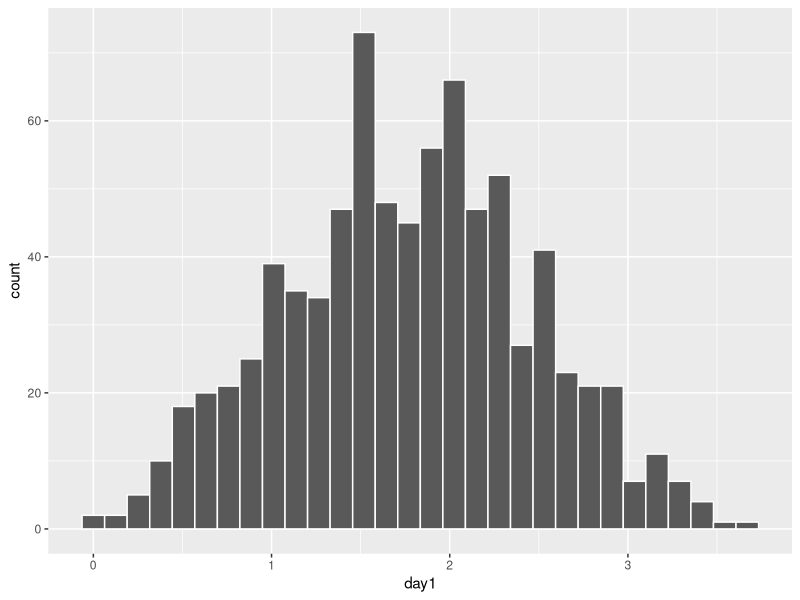
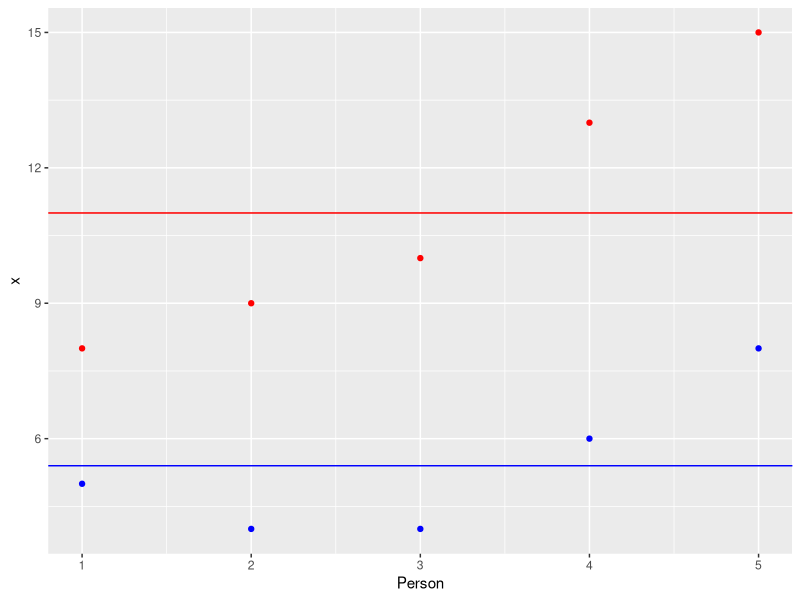
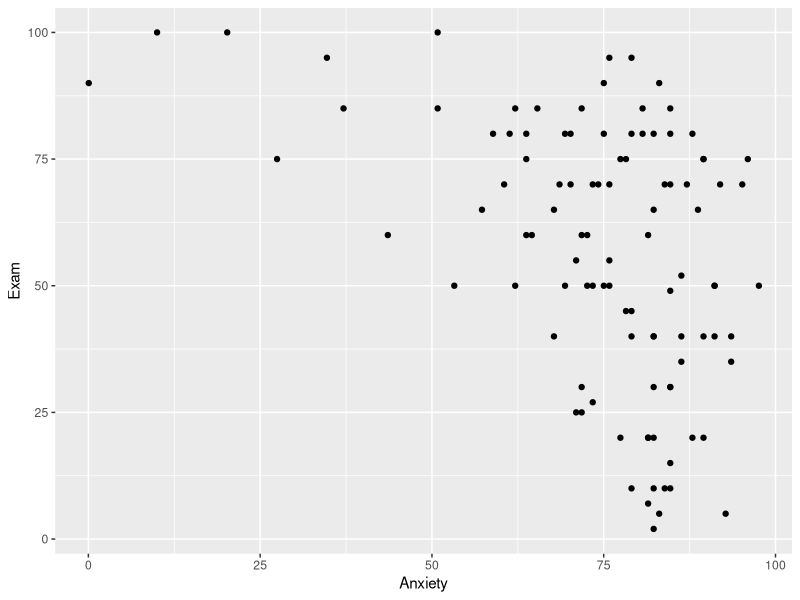

Reproduce these figures in R, in order. (Note: this script raises an error after producing the figures.)
## ---- chunk 1
knitr::opts_chunk$set(echo = TRUE, warning=FALSE, message = FALSE)

## ---- chunk 2
colorize <- function(x, color) {
  if (knitr::is_latex_output()) {
    sprintf("\\textcolor{%s}{%s}", color, x)
  } else if (knitr::is_html_output()) {
    sprintf("<span style='color: %s;'>%s</span>", color, 
      x)
  } else x
}

#`r colorize("some words in red", "red")`


## ---- chunk 3

Sys.Date()
## ---- chunk 4
library(ggplot2)
## ---- chunk 5

library(readr)
DownloadFestival <- read_csv("Data_files_csv/DownloadFestival.csv")



dlf=DownloadFestival  #use shorter data.frame names to make your life easier..... 
head(dlf)
tail(dlf)

summary(dlf)





dlf2=subset(dlf, dlf$day1<5)  

ggplot(dlf2, aes(day1))+
  geom_histogram(color="white")
## ---- chunk 6
library(ggplot2)
head(dlf2)
## ---- chunk 7

x=c(5,4,4,6,8)
y=c(8,9,10,13,15)
Person=c(1,2,3,4,5)
meanx=mean(x)
df=data.frame(Person,x,y)
df

ggplot(df)+
  geom_point(data=df, aes(x=Person,y=x),colour="Blue")+
  geom_point(data=df,aes(x=Person,y=y), colour="red")+
  geom_hline(aes(yintercept=mean(df$x)),colour="Blue")+
geom_hline(aes(yintercept=mean(df$y)),colour="red")



## ---- chunk 8
cor(df$x, df$y)
cor.test(df$x, df$y)

## ---- chunk 9
library(readr)
Exam_Anxiety <- read_csv("Data_files_csv/Exam Anxiety.csv")
examData=Exam_Anxiety
head(examData)
ggplot(examData, aes(y=Exam, x=Anxiety))+
  geom_point()

cor.test(examData$Exam,examData$Anxiety)

## ---- chunk 10

library(knitr)
library(png)

img3_path<-"Graficos/Bivariate_normal.png"
include_graphics(img3_path)
## ---- chunk 11
library(GGally)
head(examData)


ggpairs(examData, ggplot2::aes(colour=Gender))

## ---- chunk 12
ggpairs(examData[,c(2:5)], ggplot2::aes(colour=Gender)) 
## ---- chunk 13
library(Hmisc)
rcorr(as.matrix(examData[,c("Exam","Anxiety","Revise")]))

## ---- chunk 14

library(knitr)
library(png)

img4_path<-"Graficos/Stanton.png"
include_graphics(img4_path)
## ---- chunk 15
library(Hmisc)
library(readr)
The_Biggest_Liar <- read_csv("Data_files_csv/The Biggest Liar.csv")
liarData=The_Biggest_Liar

head(liarData)

cor(liarData$Position, liarData$Creativity, method = "pearson")

cor(liarData$Position, liarData$Creativity, method = "spearman")

cor(liarData$Position, liarData$Creativity, method = "kendall")
## ---- chunk 16
bootTau=function(liarData,i)cor(liarData$Position[i],liarData$Creativity[i],
                                use="complete.obs",method = "kendall")
## ---- chunk 17
ggplot(liarData, aes(Creativity, Position))+
  geom_point()
